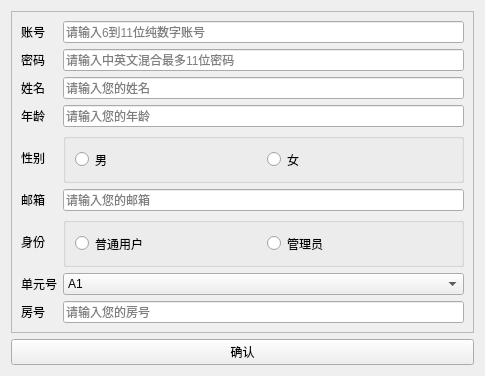
<?xml version="1.0" encoding="UTF-8"?>
<ui version="4.0">
 <class>add_win</class>
 <widget class="QWidget" name="add_win">
  <property name="geometry">
   <rect>
    <x>0</x>
    <y>0</y>
    <width>485</width>
    <height>345</height>
   </rect>
  </property>
  <property name="windowTitle">
   <string>Form</string>
  </property>
  <layout class="QVBoxLayout" name="verticalLayout">
   <item>
    <widget class="QFrame" name="frame_2">
     <property name="sizePolicy">
      <sizepolicy hsizetype="Preferred" vsizetype="Preferred">
       <horstretch>0</horstretch>
       <verstretch>10</verstretch>
      </sizepolicy>
     </property>
     <property name="frameShape">
      <enum>QFrame::StyledPanel</enum>
     </property>
     <property name="frameShadow">
      <enum>QFrame::Raised</enum>
     </property>
     <layout class="QGridLayout" name="gridLayout">
      <item row="8" column="2">
       <widget class="QLineEdit" name="room_num">
        <property name="placeholderText">
         <string>请输入您的房号</string>
        </property>
       </widget>
      </item>
      <item row="5" column="2">
       <widget class="QLineEdit" name="email_text">
        <property name="placeholderText">
         <string>请输入您的邮箱</string>
        </property>
       </widget>
      </item>
      <item row="6" column="0">
       <widget class="QLabel" name="label_6">
        <property name="text">
         <string>身份</string>
        </property>
       </widget>
      </item>
      <item row="0" column="2">
       <widget class="QLineEdit" name="id_text">
        <property name="placeholderText">
         <string>请输入6到11位纯数字账号</string>
        </property>
       </widget>
      </item>
      <item row="6" column="2">
       <widget class="QGroupBox" name="groupBox_2">
        <property name="maximumSize">
         <size>
          <width>16777215</width>
          <height>50</height>
         </size>
        </property>
        <property name="title">
         <string/>
        </property>
        <layout class="QHBoxLayout" name="horizontalLayout_2">
         <item>
          <widget class="QRadioButton" name="user_btn">
           <property name="text">
            <string>普通用户</string>
           </property>
          </widget>
         </item>
         <item>
          <widget class="QRadioButton" name="manager_btn">
           <property name="text">
            <string>管理员</string>
           </property>
          </widget>
         </item>
        </layout>
       </widget>
      </item>
      <item row="4" column="0">
       <widget class="QLabel" name="label_4">
        <property name="text">
         <string>性别</string>
        </property>
       </widget>
      </item>
      <item row="8" column="0">
       <widget class="QLabel" name="label_7">
        <property name="text">
         <string>房号</string>
        </property>
       </widget>
      </item>
      <item row="4" column="2">
       <widget class="QGroupBox" name="sex_text">
        <property name="sizePolicy">
         <sizepolicy hsizetype="Preferred" vsizetype="Preferred">
          <horstretch>0</horstretch>
          <verstretch>0</verstretch>
         </sizepolicy>
        </property>
        <property name="maximumSize">
         <size>
          <width>16777215</width>
          <height>50</height>
         </size>
        </property>
        <property name="title">
         <string/>
        </property>
        <layout class="QHBoxLayout" name="horizontalLayout">
         <item>
          <widget class="QRadioButton" name="male_btn">
           <property name="text">
            <string>男</string>
           </property>
          </widget>
         </item>
         <item>
          <widget class="QRadioButton" name="female_btn">
           <property name="text">
            <string>女</string>
           </property>
          </widget>
         </item>
        </layout>
       </widget>
      </item>
      <item row="2" column="0">
       <widget class="QLabel" name="label_2">
        <property name="text">
         <string>姓名</string>
        </property>
       </widget>
      </item>
      <item row="2" column="2">
       <widget class="QLineEdit" name="name_text">
        <property name="placeholderText">
         <string>请输入您的姓名</string>
        </property>
       </widget>
      </item>
      <item row="5" column="0">
       <widget class="QLabel" name="label_5">
        <property name="text">
         <string>邮箱</string>
        </property>
       </widget>
      </item>
      <item row="7" column="0">
       <widget class="QLabel" name="label">
        <property name="text">
         <string>单元号</string>
        </property>
       </widget>
      </item>
      <item row="7" column="2">
       <widget class="QComboBox" name="house_num">
        <item>
         <property name="text">
          <string>A1</string>
         </property>
        </item>
        <item>
         <property name="text">
          <string>A2</string>
         </property>
        </item>
        <item>
         <property name="text">
          <string>B1</string>
         </property>
        </item>
        <item>
         <property name="text">
          <string>B2</string>
         </property>
        </item>
        <item>
         <property name="text">
          <string>C1</string>
         </property>
        </item>
        <item>
         <property name="text">
          <string>C2</string>
         </property>
        </item>
        <item>
         <property name="text">
          <string>D1</string>
         </property>
        </item>
        <item>
         <property name="text">
          <string>D2</string>
         </property>
        </item>
       </widget>
      </item>
      <item row="3" column="2">
       <widget class="QLineEdit" name="age_text">
        <property name="placeholderText">
         <string>请输入您的年龄</string>
        </property>
       </widget>
      </item>
      <item row="3" column="0">
       <widget class="QLabel" name="label_3">
        <property name="text">
         <string>年龄</string>
        </property>
       </widget>
      </item>
      <item row="1" column="0">
       <widget class="QLabel" name="label_8">
        <property name="text">
         <string>密码</string>
        </property>
       </widget>
      </item>
      <item row="0" column="0">
       <widget class="QLabel" name="id_label">
        <property name="sizePolicy">
         <sizepolicy hsizetype="Preferred" vsizetype="Preferred">
          <horstretch>0</horstretch>
          <verstretch>1</verstretch>
         </sizepolicy>
        </property>
        <property name="text">
         <string>账号</string>
        </property>
       </widget>
      </item>
      <item row="1" column="2">
       <widget class="QLineEdit" name="pw_text">
        <property name="placeholderText">
         <string>请输入中英文混合最多11位密码</string>
        </property>
       </widget>
      </item>
     </layout>
    </widget>
   </item>
   <item>
    <widget class="QPushButton" name="sure_btn">
     <property name="text">
      <string>确认</string>
     </property>
    </widget>
   </item>
  </layout>
 </widget>
 <resources/>
 <connections>
  <connection>
   <sender>male_btn</sender>
   <signal>toggled(bool)</signal>
   <receiver>add_win</receiver>
   <slot>boy_or_girl()</slot>
   <hints>
    <hint type="sourcelabel">
     <x>135</x>
     <y>134</y>
    </hint>
    <hint type="destinationlabel">
     <x>5</x>
     <y>121</y>
    </hint>
   </hints>
  </connection>
  <connection>
   <sender>female_btn</sender>
   <signal>toggled(bool)</signal>
   <receiver>add_win</receiver>
   <slot>boy_or_girl()</slot>
   <hints>
    <hint type="sourcelabel">
     <x>455</x>
     <y>134</y>
    </hint>
    <hint type="destinationlabel">
     <x>484</x>
     <y>136</y>
    </hint>
   </hints>
  </connection>
  <connection>
   <sender>user_btn</sender>
   <signal>toggled(bool)</signal>
   <receiver>add_win</receiver>
   <slot>user_or_manager()</slot>
   <hints>
    <hint type="sourcelabel">
     <x>138</x>
     <y>219</y>
    </hint>
    <hint type="destinationlabel">
     <x>7</x>
     <y>248</y>
    </hint>
   </hints>
  </connection>
  <connection>
   <sender>manager_btn</sender>
   <signal>toggled(bool)</signal>
   <receiver>add_win</receiver>
   <slot>user_or_manager()</slot>
   <hints>
    <hint type="sourcelabel">
     <x>455</x>
     <y>219</y>
    </hint>
    <hint type="destinationlabel">
     <x>477</x>
     <y>240</y>
    </hint>
   </hints>
  </connection>
  <connection>
   <sender>sure_btn</sender>
   <signal>clicked()</signal>
   <receiver>add_win</receiver>
   <slot>ok_threading()</slot>
   <hints>
    <hint type="sourcelabel">
     <x>389</x>
     <y>322</y>
    </hint>
    <hint type="destinationlabel">
     <x>386</x>
     <y>342</y>
    </hint>
   </hints>
  </connection>
  <connection>
   <sender>name_text</sender>
   <signal>textChanged(QString)</signal>
   <receiver>add_win</receiver>
   <slot>check()</slot>
   <hints>
    <hint type="sourcelabel">
     <x>173</x>
     <y>66</y>
    </hint>
    <hint type="destinationlabel">
     <x>15</x>
     <y>44</y>
    </hint>
   </hints>
  </connection>
  <connection>
   <sender>age_text</sender>
   <signal>textChanged(QString)</signal>
   <receiver>add_win</receiver>
   <slot>check()</slot>
   <hints>
    <hint type="sourcelabel">
     <x>235</x>
     <y>93</y>
    </hint>
    <hint type="destinationlabel">
     <x>5</x>
     <y>97</y>
    </hint>
   </hints>
  </connection>
  <connection>
   <sender>email_text</sender>
   <signal>textChanged(QString)</signal>
   <receiver>add_win</receiver>
   <slot>check()</slot>
   <hints>
    <hint type="sourcelabel">
     <x>394</x>
     <y>178</y>
    </hint>
    <hint type="destinationlabel">
     <x>476</x>
     <y>197</y>
    </hint>
   </hints>
  </connection>
  <connection>
   <sender>room_num</sender>
   <signal>textChanged(QString)</signal>
   <receiver>add_win</receiver>
   <slot>check()</slot>
   <hints>
    <hint type="sourcelabel">
     <x>280</x>
     <y>279</y>
    </hint>
    <hint type="destinationlabel">
     <x>480</x>
     <y>288</y>
    </hint>
   </hints>
  </connection>
  <connection>
   <sender>id_text</sender>
   <signal>textChanged(QString)</signal>
   <receiver>add_win</receiver>
   <slot>check()</slot>
   <hints>
    <hint type="sourcelabel">
     <x>109</x>
     <y>30</y>
    </hint>
    <hint type="destinationlabel">
     <x>7</x>
     <y>6</y>
    </hint>
   </hints>
  </connection>
 </connections>
 <slots>
  <slot>boy_or_girl()</slot>
  <slot>user_or_manager()</slot>
  <slot>ok_threading()</slot>
  <slot>check()</slot>
 </slots>
</ui>
